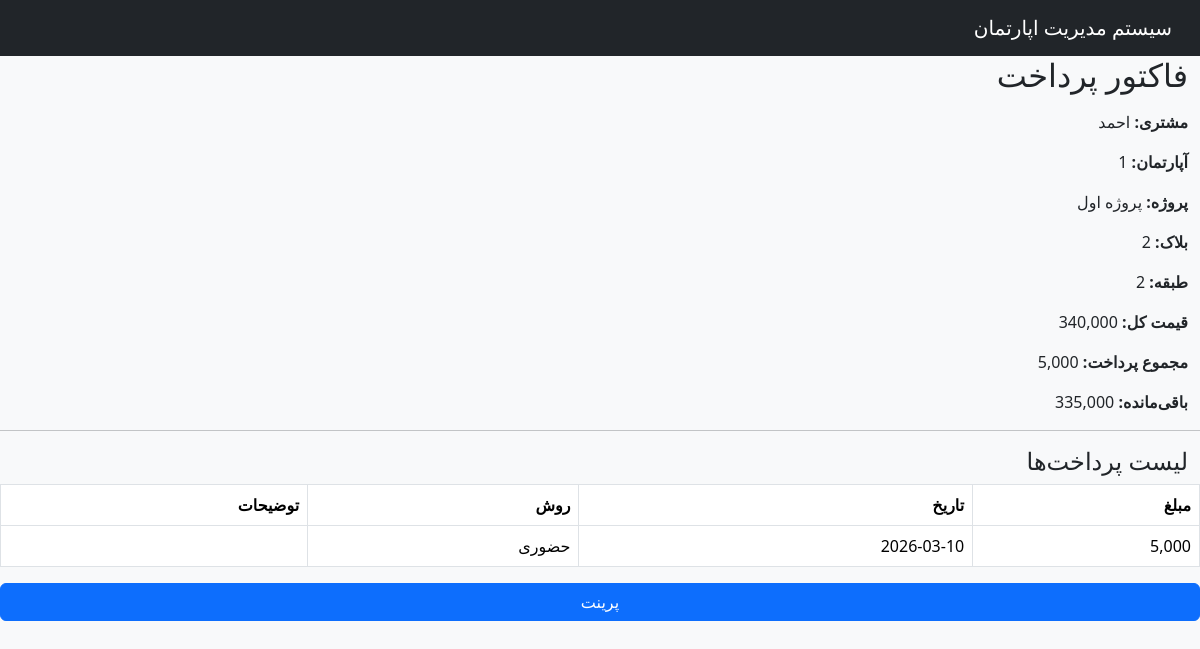
The app's page /public/?route=payments_invoice&ownership_id=2 (signed in) with its own data.
### tables this page shows
CREATE TABLE `ownerships` (
  `id` int(11) NOT NULL,
  `apartment_id` int(11) NOT NULL,
  `customer_id` int(11) NOT NULL,
  `sale_price` decimal(15,2) DEFAULT NULL,
  `sale_date` date DEFAULT NULL
);

CREATE TABLE `customers` (
  `id` int(11) NOT NULL,
  `full_name` varchar(100) NOT NULL,
  `phone` varchar(50) DEFAULT NULL,
  `email` varchar(100) DEFAULT NULL,
  `national_id` varchar(50) DEFAULT NULL,
  `created_at` timestamp NOT NULL DEFAULT current_timestamp()
);

CREATE TABLE `apartments` (
  `id` int(11) NOT NULL,
  `floor_id` int(11) NOT NULL,
  `apartment_number` varchar(50) NOT NULL,
  `area` float DEFAULT NULL,
  `rooms` int(11) DEFAULT NULL,
  `status` enum('COMPLETED','UNDER_CONSTRUCTION','NOT_STARTED') NOT NULL,
  `base_price` decimal(15,2) DEFAULT NULL,
  `estimated_total_cost` decimal(15,2) DEFAULT NULL,
  `spent_cost` decimal(15,2) DEFAULT 0.00,
  `created_at` timestamp NOT NULL DEFAULT current_timestamp()
);

CREATE TABLE `projects` (
  `id` int(11) NOT NULL,
  `name` varchar(100) NOT NULL,
  `location` varchar(255) DEFAULT NULL,
  `description` text DEFAULT NULL,
  `created_at` timestamp NOT NULL DEFAULT current_timestamp(),
  `status` enum('ACTIVE','INACTIVE','COMPLETED') NOT NULL DEFAULT 'ACTIVE'
);

CREATE TABLE `blocks` (
  `id` int(11) NOT NULL,
  `project_id` int(11) NOT NULL,
  `name` varchar(50) NOT NULL,
  `floors_count` int(11) NOT NULL
);

CREATE TABLE `floors` (
  `id` int(11) NOT NULL,
  `block_id` int(11) NOT NULL,
  `floor_number` int(11) NOT NULL
);

CREATE TABLE `payments` (
  `id` int(11) NOT NULL,
  `ownership_id` int(11) NOT NULL,
  `amount` decimal(15,2) NOT NULL,
  `payment_date` date NOT NULL,
  `method` varchar(50) DEFAULT NULL,
  `description` text DEFAULT NULL
);

### app/core/Controller.php (called while the page is built, shortened)
<?php
class Controller {
    protected function view($view, $data = []) {
        extract($data);
        require "../app/views/$view.php";
    }
    protected function model($model) {
        return new $model;
    }
}

### app/controllers/PaymentController.php (called while the page is built, shortened)
<?php
class PaymentController extends Controller
{
    public function invoice()
    {
        $ownership_id = $_GET['ownership_id'] ?? null;
        $paymentModel = $this->model("Payment");
        $ownershipModel = $this->model("Ownership");
        $ownership = $ownershipModel->find($ownership_id);
        $payments = $paymentModel->findByOwnership($ownership_id);
        $totalPaid = $paymentModel->totalPaid($ownership_id);
        $this->view("payments/invoice", compact('ownership', 'payments', 'totalPaid', 'page_title'));
    }
}

### public/index.php (called while the page is built, shortened)
<?php
require_once "../app/core/Database.php";
require_once "../app/core/Controller.php";
require_once "../app/core/Model.php";
require_once "../routes/web.php";

### app/core/Database.php (called while the page is built, shortened)
<?php
class Database {
    private static $instance = null;
    private function __construct() {
        $config = require __DIR__ . '/../../config/config.php';
        $dsn = "mysql:host={$config['db']['host']};dbname={$config['db']['dbname']};charset=utf8mb4";
        try {
            $this->pdo = new PDO($dsn, $config['db']['user'], $config['db']['pass']);
        } catch (PDOException $e) {
            die("DB Connection Failed: " . $e->getMessage());
        }
    }
    public static function connect() {
        if (self::$instance === null) {
            self::$instance = new Database();
        }
        return self::$instance->pdo;
    }
}

### config/config.php (called while the page is built)
<?php
return [
    'db' => [
        'host' => 'localhost',
        'dbname' => 'apartment_system',
        'user' => 'root',
        'pass' => ''
    ]
];

### app/core/Model.php (called while the page is built, shortened)
<?php
class Model {
    public function __construct() {
        $this->db = Database::connect();
    }
}

### app/models/Ownership.php (called while the page is built, shortened)
<?php
class Ownership extends Model
{
    public function find($id)
    {
        $sql = "SELECT o.*,
                    c.full_name AS customer_name,
                    a.apartment_number,
                    f.floor_number,
                    b.name AS block_name,
                    p.name AS project_name
                FROM ownerships o
                JOIN customers c ON o.customer_id = c.id
                JOIN apartments a ON o.apartment_id = a.id
                JOIN floors f ON a.floor_id = f.id
                JOIN blocks b ON f.block_id = b.id
                JOIN projects p ON b.project_id = p.id
                WHERE o.id = ?";
        $stmt = $this->db->prepare($sql);
        $stmt->execute([$id]);
        return $stmt->fetch(PDO::FETCH_ASSOC);
    }
}

### app/models/Payment.php (called while the page is built, shortened)
<?php
class Payment extends Model
{
    protected $table = 'payments';
    public function findByOwnership($ownership_id)
    {
        $stmt = $this->db->prepare("SELECT * FROM {$this->table} WHERE ownership_id = ?");
        $stmt->execute([$ownership_id]);
        return $stmt->fetchAll(PDO::FETCH_ASSOC);
    }
    public function totalPaid($ownership_id)
    {
        $stmt = $this->db->prepare("SELECT SUM(amount) AS total FROM {$this->table} WHERE ownership_id = ?");
        $stmt->execute([$ownership_id]);
        return $stmt->fetch(PDO::FETCH_ASSOC)['total'] ?? 0;
    }
}

### app/views/payments/invoice.php (the view)
<?php require "../app/views/layouts/header.php"; ?>
<h2 class="mb-3">فاکتور پرداخت</h2>
<p><strong>مشتری:</strong> <?= $ownership['customer_name'] ?></p>
<p><strong>آپارتمان:</strong> <?= $ownership['apartment_number'] ?></p>
<p><strong>پروژه:</strong> <?= $ownership['project_name'] ?></p>
<p><strong>بلاک:</strong> <?= $ownership['block_name'] ?></p>
<p><strong>طبقه:</strong> <?= $ownership['floor_number'] ?></p>
<p><strong>قیمت کل:</strong> <?= number_format($ownership['sale_price']) ?></p>
<p><strong>مجموع پرداخت:</strong> <?= number_format($totalPaid) ?></p>
<p><strong>باقی‌مانده:</strong> <?= number_format($ownership['sale_price'] - $totalPaid) ?></p>
<hr>
<h4>لیست پرداخت‌ها</h4>
<table class="table table-bordered">
    <thead>
        <tr>
            <th>مبلغ</th>
            <th>تاریخ</th>
            <th>روش</th>
            <th>توضیحات</th>
        </tr>
    </thead>
    <tbody>
    <?php foreach ($payments as $p): ?>
        <tr>
            <td><?= number_format($p['amount']) ?></td>
            <td><?= $p['payment_date'] ?></td>
            <td><?= $p['method'] ?></td>
            <td><?= $p['description'] ?></td>
        </tr>
    <?php endforeach; ?>
    </tbody>
</table>
<button onclick="window.print()" class="btn btn-primary">پرینت</button>
<?php require "../app/views/layouts/footer.php"; ?>

### records on screen
ownerships: customer.full_name "احمد", apartment.apartment_number "1", projects.name "پروژه اول", blocks.name "2", floors.floor_number "2", sale_price "340,000", $ownership['sale_price']-$totalPaid "335,000"
payments: amount "5,000", payment_date "2026-03-10", method "حضوری"

### other values on screen
$totalPaid "5,000"
